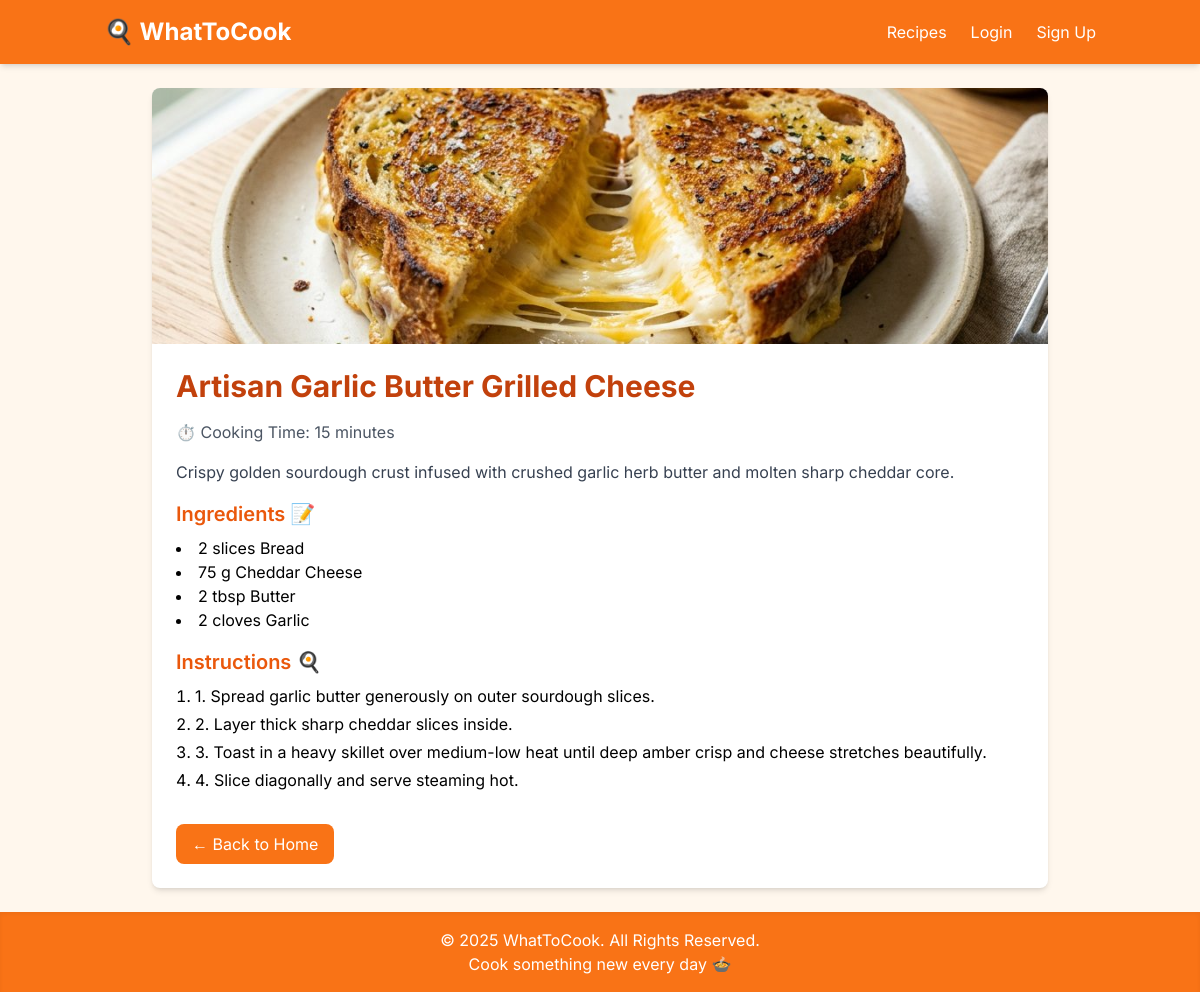
The page /legacy/recipe/1/ on the database its author committed.
### GetFood/models.py (models this page shows, shortened)
class Recipe(models.Model):
    name = models.CharField(max_length=150)
    description = models.TextField(blank=True)
    cooking_time = models.IntegerField(help_text="Time in minutes", null=True, blank=True)
    instructions = models.TextField(blank=True)
    image = models.ImageField(upload_to="recipes/", blank=True, null=True)
    ingredients = models.ManyToManyField(Ingredient, through='RecipeIngredient')
    @property
    def resolved_image(self) -> str:
        from .utils import find_best_image
        if self.image and getattr(self.image, "name", ""):
            try:
                return self.image.url
            except ValueError:
                pass
        return find_best_image(self.name)

class RecipeIngredient(models.Model):
    recipe = models.ForeignKey(Recipe, on_delete=models.CASCADE)
    ingredient = models.ForeignKey(Ingredient, on_delete=models.CASCADE)
    quantity = models.CharField(max_length=100, default="to taste")
    unit = models.CharField(max_length=20, default="g")

class Ingredient(models.Model):
    name = models.CharField(max_length=100, unique=True)
    calories_per_100g = models.FloatField(null=True, blank=True)
    category = models.CharField(max_length=50, blank=True)

### GetFood/views.py (the view)
# urls.py: path("legacy/recipe/<int:recipe_id>/", views.recipe_detail, name="recipe_detail"),
def recipe_detail(request, recipe_id):
    recipe = get_object_or_404(Recipe, id=recipe_id)
    instructions_list = recipe.instructions.split("\n") if recipe.instructions else []
    return render(request, "GetFood/recipe_detail.html", {
        "recipe": recipe,
        "instructions_list": instructions_list,
    })

### GetFood/templates/GetFood/recipe_detail.html (shortened to what this page needs)
{% extends "GetFood/layout.html" %}
{% block content %}
<div class="max-w-4xl mx-auto bg-white rounded-lg shadow-md overflow-hidden">
    <img src="{{ recipe.resolved_image }}" alt="{{ recipe.name }}" class="w-full h-64 object-cover">
    <div class="p-6">
        <h1 class="text-3xl font-bold text-orange-700 mb-4">{{ recipe.name }}</h1>
        {% if recipe.cooking_time %}
        <p class="text-gray-600 mb-4">⏱️ Cooking Time: {{ recipe.cooking_time }} minutes</p>
        {% endif %}
        {% if recipe.description %}
        <p class="text-gray-700 mb-4">{{ recipe.description }}</p>
        {% endif %}
        <h2 class="text-xl font-semibold text-orange-600 mb-2">Ingredients 📝</h2>
        <ul class="list-disc list-inside mb-4">
            {% for ri in recipe.recipeingredient_set.all %}
            <li>{{ ri.quantity }} {{ ri.unit }} {{ ri.ingredient.name }}</li>
            {% endfor %}
        </ul>
        {% if instructions_list %}
        <h2 class="text-xl font-semibold text-orange-600 mb-2">Instructions 🍳</h2>
        <ol class="list-decimal list-inside mb-4 space-y-1">
            {% for step in instructions_list %}
            <li>{{ step }}</li>
            {% endfor %}
        </ol>
        {% endif %}
        <a href="{% url 'index' %}" class="inline-block bg-orange-500 text-white px-4 py-2 rounded-lg hover:bg-orange-600 transition-colors mt-4">
            ← Back to Home
        </a>
    </div>
</div>
{% endblock %}

### GetFood/templates/GetFood/layout.html (style rules this page uses)
body { font-family: 'Inter', sans-serif; }

### rows shown on the page
Recipe: resolved_image (picture), name "Artisan Garlic Butter Grilled Cheese", cooking_time "15", description "Crispy golden sourdough crust infused with crushed garlic herb butter and molten sharp cheddar core."
RecipeIngredient: quantity "2", unit "slices", ingredient.name "Bread"
RecipeIngredient: quantity "75", unit "g", ingredient.name "Cheddar Cheese"
RecipeIngredient: quantity "2", unit "tbsp", ingredient.name "Butter"
RecipeIngredient: quantity "2", unit "cloves", ingredient.name "Garlic"

### other values the page prints
{{ step }} "1. Spread garlic butter generously on outer sourdough slices." "2. Layer thick sharp cheddar slices inside." "3. Toast in a heavy skillet over medium-low heat until deep amber crisp and cheese stretches beautifully." "4. Slice diagonally and serve steaming hot."
